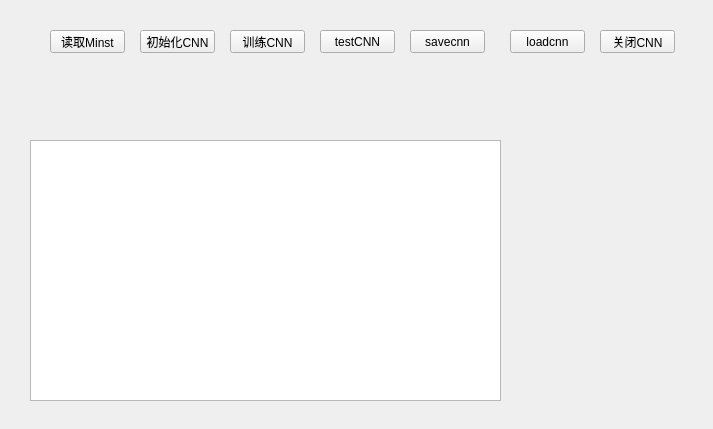
<?xml version="1.0" encoding="UTF-8"?>
<ui version="4.0">
 <class>Widget</class>
 <widget class="QWidget" name="Widget">
  <property name="geometry">
   <rect>
    <x>0</x>
    <y>0</y>
    <width>713</width>
    <height>429</height>
   </rect>
  </property>
  <property name="windowTitle">
   <string>Widget</string>
  </property>
  <widget class="QPushButton" name="pushButton_read">
   <property name="geometry">
    <rect>
     <x>50</x>
     <y>30</y>
     <width>75</width>
     <height>23</height>
    </rect>
   </property>
   <property name="text">
    <string>读取Minst</string>
   </property>
  </widget>
  <widget class="QPushButton" name="pushButton_init">
   <property name="geometry">
    <rect>
     <x>140</x>
     <y>30</y>
     <width>75</width>
     <height>23</height>
    </rect>
   </property>
   <property name="text">
    <string>初始化CNN</string>
   </property>
  </widget>
  <widget class="QPushButton" name="pushButton">
   <property name="geometry">
    <rect>
     <x>600</x>
     <y>30</y>
     <width>75</width>
     <height>23</height>
    </rect>
   </property>
   <property name="text">
    <string>关闭CNN</string>
   </property>
  </widget>
  <widget class="QPushButton" name="pushButton_2">
   <property name="geometry">
    <rect>
     <x>230</x>
     <y>30</y>
     <width>75</width>
     <height>23</height>
    </rect>
   </property>
   <property name="text">
    <string>训练CNN</string>
   </property>
  </widget>
  <widget class="QPushButton" name="pushButton_3">
   <property name="geometry">
    <rect>
     <x>320</x>
     <y>30</y>
     <width>75</width>
     <height>23</height>
    </rect>
   </property>
   <property name="text">
    <string>testCNN</string>
   </property>
  </widget>
  <widget class="QPushButton" name="pushButton_4">
   <property name="geometry">
    <rect>
     <x>410</x>
     <y>30</y>
     <width>75</width>
     <height>23</height>
    </rect>
   </property>
   <property name="text">
    <string>savecnn</string>
   </property>
  </widget>
  <widget class="QPushButton" name="pushButton_5">
   <property name="geometry">
    <rect>
     <x>510</x>
     <y>30</y>
     <width>75</width>
     <height>23</height>
    </rect>
   </property>
   <property name="text">
    <string>loadcnn</string>
   </property>
  </widget>
  <widget class="QTextBrowser" name="textBrowser">
   <property name="geometry">
    <rect>
     <x>30</x>
     <y>140</y>
     <width>471</width>
     <height>261</height>
    </rect>
   </property>
  </widget>
 </widget>
 <layoutdefault spacing="6" margin="11"/>
 <resources/>
 <connections/>
</ui>
